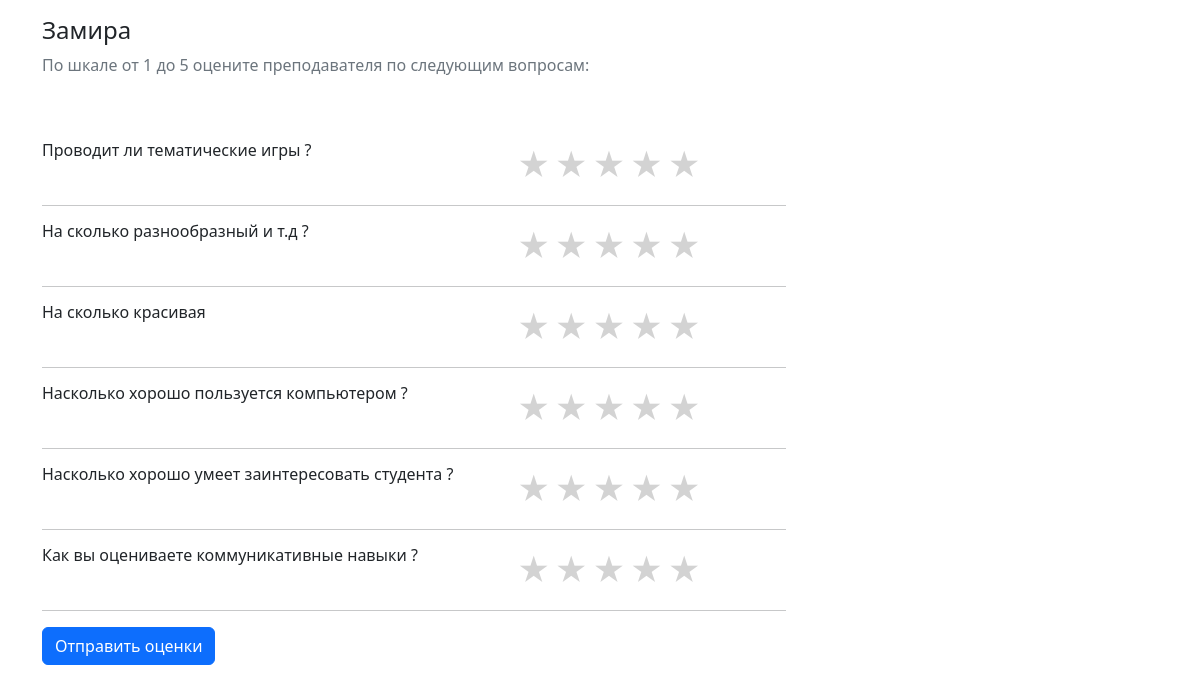
Page /questionnaire/?prepod=2 on the committed database.
### main/models.py (models this page shows, shortened)
class Prepod(models.Model):
    name = models.CharField(max_length=100)
    photo = models.ImageField(upload_to='prepod_photos/', null=True, blank=True)

class Questions(models.Model):
    title = models.CharField(max_length=150)

### main/views.py (the view)
# urls.py: path('questionnaire/', questionnaire, name='questionnaire'),
def questionnaire(request):
    questions = Questions.objects.all()
    prepod_id = request.GET.get('prepod')
    prepod = Prepod.objects.get(pk=prepod_id)
    context = {'prepod': prepod, 'questions': questions}
    return render(request, 'questionnaire.html', context)

### templates/questionnaire.html (shortened to what this page needs)
{% extends 'base.html' %}
{% block main %}
<h4>{{ prepod.name }}</h4>
<p class="text-secondary">По шкале от 1 до 5 оцените преподавателя по следующим вопросам:</p>
<br><br>
<form method="POST" action="{% url 'submit_ratings' %}">
    {% for question in questions %}
    <section class="row">
        <h6 class="col-5">{{ question.title }}</h6>
        <div class="col-6">
            <div class="star-rating" data-rating-id="{{ question.id }}">
                <span class="star" data-value="1">&#9733;</span>
                <span class="star" data-value="2">&#9733;</span>
                <span class="star" data-value="3">&#9733;</span>
                <span class="star" data-value="4">&#9733;</span>
                <span class="star" data-value="5">&#9733;</span>
            </div>
        </div>
    </section>
    <div class="col-8">
        <hr>
    </div>
    {% endfor %}
    <button type="submit" class="btn btn-primary">Отправить оценки</button>
</form>
{% endblock %}

### templates/base.html (style rules this page uses)
.star { font-size: 2rem; color: lightgray; cursor: pointer; transition: color 0.2s ease; }

### rows in the picture
Prepod: name "Замира"
Questions: title "Проводит ли тематические игры ?"
Questions: title "На сколько разнообразный и т.д ?"
Questions: title "На сколько красивая"
Questions: title "Насколько хорошо пользуется компьютером ?"
Questions: title "Насколько хорошо умеет заинтересовать студента ?"
Questions: title "Как вы оцениваете коммуникативные навыки ?"
